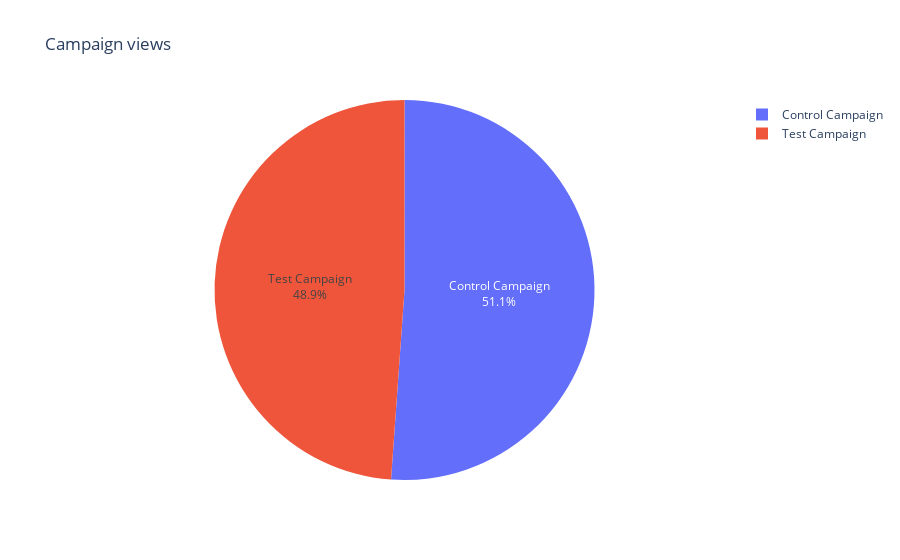

The notebook cell this image was saved under:
### Code cell
# Plot a pie chart to visualize the total campaign views

pie_chart = px.pie(campaign_grouped_views, values='Total views', names='Campaign Name',
                   title='Campaign views', hole=0,)
                   #hover_data=['Campaign Name'])

pie_chart.update_traces(textposition='inside', textinfo='percent+label')
pie_chart.show()

### Figure 1 — Plotly figure (JSON) as saved in the notebook; plotly's stock layout.template omitted (floating-point values rounded to 4 significant figures)
{"data": [{"domain": {"x": [0, 1], "y": [0, 1]}, "hole": 0, "hovertemplate": "Campaign Name=%{label}<br>Total views=%{value}<extra></extra>", "labels": ["Control Campaign", "Test Campaign"], "legendgroup": "", "name": "", "showlegend": true, "textinfo": "percent+label", "textposition": "inside", "type": "pie", "values": [58310.0, 55740]}], "layout": {"legend": {"tracegroupgap": 0}, "title": {"text": "Campaign views"}}}
